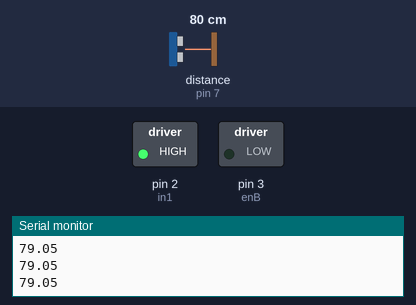
Bench run of a sketch on a simulated Arduino Uno, built with avr-gcc and run on an emulated ATmega328P. On the bench: switched loads named in the sketch (green lamp = pin HIGH), the last lines printed to the serial monitor. Wiring (inferred from the names in the program): ultrasonic range finder: trigger pin 6; echo pin 7. Inputs (shaded band) come from the test bench; at power-on: distance to the obstacle (sensor on pin 7) 80 cm. The echo pulse lasts 58.3 µs per cm; pins used as bus, display or sensor lines are not drawn.

Above: at 1.2 s.
1.3 s: distance to the obstacle (sensor on pin 7) set to 14 cm
2.9 s: distance to the obstacle (sensor on pin 7) set to 11 cm
At 4.1 s:
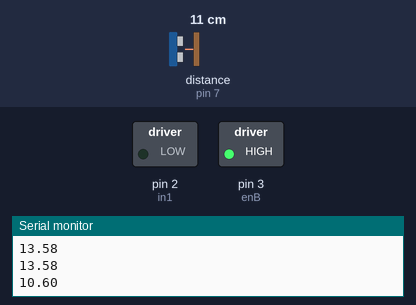
4.7 s: distance to the obstacle (sensor on pin 7) set to 18 cm
At 7.4 s:
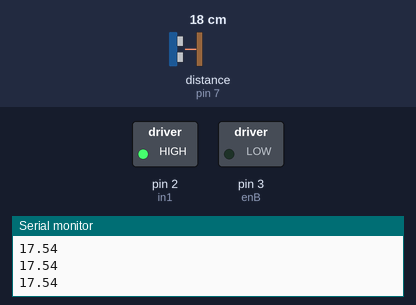
7.7 s: distance to the obstacle (sensor on pin 7) set to 2 cm
At 9.3 s:
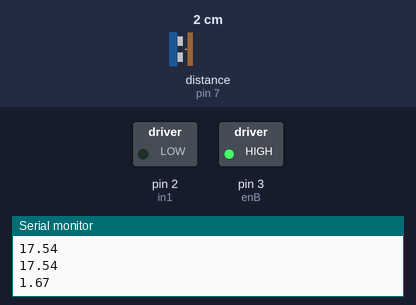
Timing chart, 0 to 10.4 s (numbered marks = the images above; inputs shaded):
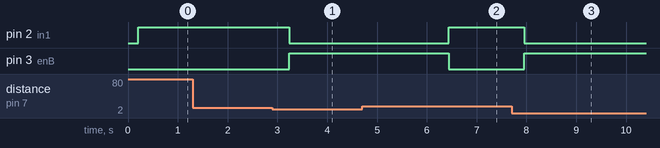

The sketch:

Code_2_Motors__ultrasonic_sensor__and_L298.ino
```cpp
int Echo = 7;
int trig = 6;
int enB = 3;
const int in1 = 2;
const int in2 = 3;


void setup() {
  Serial.begin(9600);
  pinMode(Echo, INPUT);
  pinMode(trig, OUTPUT);
  pinMode(in1, OUTPUT);
  pinMode(in2, OUTPUT);
  pinMode(enB, OUTPUT);

}

void loop() {
  float Ceni;
  int pulse;

  digitalWrite(trig, LOW);
  delayMicroseconds(20);
  digitalWrite(trig, HIGH);
  delayMicroseconds(100);
  digitalWrite(trig, LOW);

  pulse = pulseIn(Echo, HIGH);

  Ceni = pulse / 29.387 / 2;

  Serial.println(Ceni);
  delay(200);

  if (Ceni <= 12) {
    digitalWrite(in1, LOW);
    digitalWrite(in2, HIGH);
    delay(3000);

  }
  else {
     analogWrite(enB, 90);

    digitalWrite(in1, HIGH);
    digitalWrite(in2, LOW);

  delay(100);

  }
  }
```

Measured:
- the behaviour switches between 13 and 12 cm on distance to the obstacle (sensor on pin 7) (found by bisection; images 0 and 1)
- after the input at 2.9 s, pin 2 (in1): HIGH → LOW after 0.34 s; pin 3 (enB): LOW → HIGH after 0.34 s
- after the input at 4.7 s, pin 2 (in1): LOW → HIGH after 1.7 s; pin 3 (enB): HIGH → LOW after 1.7 s
- after the input at 7.7 s, pin 2 (in1): HIGH → LOW after 0.25 s; pin 3 (enB): LOW → HIGH after 0.25 s
